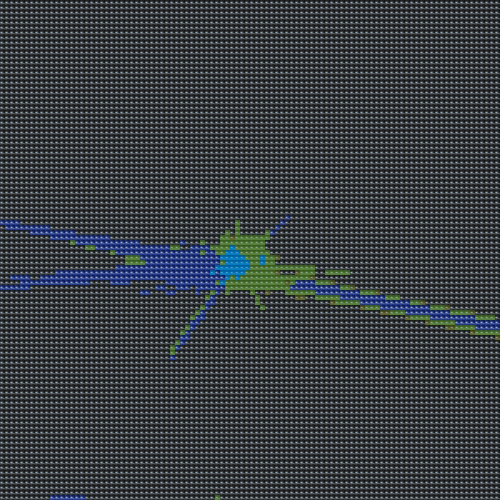
#> input picture output/mosaic.jpg, 1000 x 1000 px, given in place of target.jpg, which was not available (shown at 1/2 size)
$ python mosaic_maker.py
#> lines starting #> are read from the running program, lines starting #| are printed output that depends on the picture; pictures that were not available may be replaced by others from this repository, and a replacement may not be noted
from PIL import Image
import os
import math

# Configuration - these are the settings for our mosaic
TARGET_WIDTH = 1080
TARGET_HEIGHT = 1920
TILES_WIDE = 50

# File paths - where to find our images
TILES_FOLDER = "tiles"
TARGET_IMAGE = "images/target.jpg"
OUTPUT_IMAGE = "output/mosaic.jpg"

def color_distance(color1, color2):
    """Calculate how different two colors are"""
    r_diff = color1[0] - color2[0]
    g_diff = color1[1] - color2[1]
    b_diff = color1[2] - color2[2]

    distance = math.sqrt(r_diff**2 + g_diff**2 + b_diff**2)
    return distance

def get_average_color(image):
    """Calculate the average color of an image"""
    pixels = list(image.getdata())

    total_r = sum(pixel[0] for pixel in pixels)
    total_g = sum(pixel[1] for pixel in pixels)
    total_b = sum(pixel[2] for pixel in pixels)

    num_pixels = len(pixels)

    avg_r = total_r / num_pixels
    avg_g = total_g / num_pixels
    avg_b = total_b / num_pixels

    return (avg_r, avg_g, avg_b)

def load_tiles(tiles_folder, tile_size):
    """Load all disco ball images and resize them"""
    print(f"Loading tiles from {tiles_folder}...")

    # Handle both single size (square) and tuple (width, height)
    if isinstance(tile_size, tuple):
        tile_width, tile_height = tile_size
    else:
        tile_width = tile_height = tile_size

    tiles = []
    tile_files = sorted(os.listdir(tiles_folder))

    for filename in tile_files:
        if filename.endswith('.png') or filename.endswith('.jpg'):
            try:
                filepath = os.path.join(tiles_folder, filename)
                tile_image = Image.open(filepath)
                tile_image = tile_image.resize((tile_width, tile_height), Image.Resampling.LANCZOS)

                avg_color = get_average_color(tile_image)

                tiles.append({
                    'image': tile_image,
                    'avg_color': avg_color,
                    'filename': filename
                })

                print(f"  Loaded {filename} - avg color: ({int(avg_color[0])}, {int(avg_color[1])}, {int(avg_color[2])})")
            except Exception as e:
                print(f"  Skipping {filename} - couldn't load: {e}")

    print(f"Loaded {len(tiles)} tiles total")
    return tiles

def find_best_tile(target_color, tiles):
    """Find which disco ball tile best matches a target color"""
    best_tile = tiles[0]
    best_distance = color_distance(target_color, best_tile['avg_color'])

    for tile in tiles:
        distance = color_distance(target_color, tile['avg_color'])
        if distance < best_distance:
            best_distance = distance
            best_tile = tile

    return best_tile

def create_mosaic(target_path, tiles_folder, output_path, tiles_wide):
    """The main function that creates the mosaic"""
#> called with target_path = 'images/target.jpg', tiles_folder = 'tiles', output_path = 'output/mosaic.jpg', tiles_wide = 50
    print("Starting mosaic creation...")

    # Load and resize target image
    print(f"Loading target image: {target_path}")
    target = Image.open(target_path)
#> target is the input picture: PIL image 1000x1000 RGB; mean R, G, B 58.1, 63.4, 68
    target = target.resize((TARGET_WIDTH, TARGET_HEIGHT))
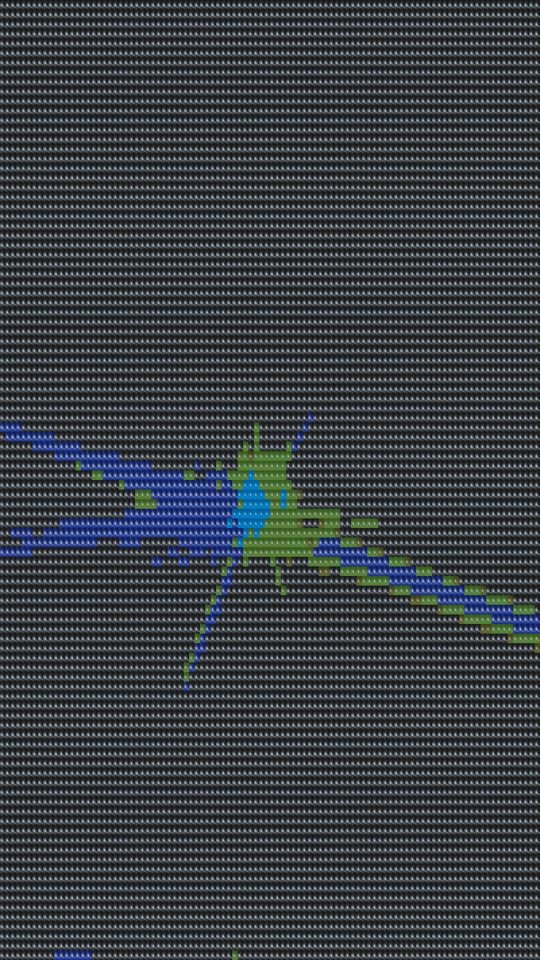
#> target: PIL image 1080x1920 RGB (shown at 1/2 size); mean R, G, B 58.1, 63.4, 68
    print(f"Target resized to {TARGET_WIDTH}x{TARGET_HEIGHT}")

    # Calculate tile size
    tile_size = TARGET_WIDTH // tiles_wide
    tiles_high = TARGET_HEIGHT // tile_size
    print(f"Each tile will be {tile_size}x{tile_size} pixels")
    print(f"Grid will be {tiles_wide} wide x {tiles_high} high = {tiles_wide * tiles_high} total tiles")

    # Load all disco ball tiles
    tiles = load_tiles(tiles_folder, tile_size)
#> in load_tiles, `tile_image = tile_image.resize((tile_width, tile_height), Image.Resamp..`:
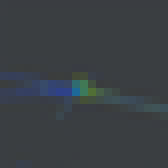
#> tile_image: PIL image 21x21 RGB (shown 8 times larger); mean R, G, B 58.1, 63.4, 67.8
#> in get_average_color, `pixels = list(image.getdata())`: pixels = 441 items, first 6: (58, 62, 66), (58, 61, 65), (58, 61, 65), (58, 61, 65), (58, 61, 65), (58, 61, 65)
#> in get_average_color, `total_r = sum(pixel[0] for pixel in pixels)`: total_r = 25617
#> in get_average_color, `total_g = sum(pixel[1] for pixel in pixels)`: total_g = 27981
#> in get_average_color, `total_b = sum(pixel[2] for pixel in pixels)`: total_b = 29907
#> in get_average_color, `num_pixels = len(pixels)`: num_pixels = 441
#> in get_average_color, `avg_r = total_r / num_pixels`: avg_r = 58.09
#> in get_average_color, `avg_g = total_g / num_pixels`: avg_g = 63.45
#> in get_average_color, `avg_b = total_b / num_pixels`: avg_b = 67.82
#> in load_tiles, `avg_color = get_average_color(tile_image)`: avg_color = (58.09, 63.45, 67.82)
#|   Loaded mosaic.jpg - avg color: (58, 63, 67)
#| Loaded 1 tiles total
#> tiles = 1 item

    # Create blank canvas for mosaic
    mosaic = Image.new('RGB', (tiles_wide * tile_size, tiles_high * tile_size))
#> mosaic: PIL image 1050x1911 RGB; every value is 0
    print(f"Created blank mosaic canvas: {mosaic.size}")
#| Created blank mosaic canvas: (1050, 1911)

    # Build the mosaic tile by tile
    print("Building mosaic...")
    for row in range(tiles_high):
        if row % 10 == 0:
            print(f"  Processing row {row}/{tiles_high}...")

        for col in range(tiles_wide):
            # Get the position
            x = col * tile_size
            y = row * tile_size

            # Get this section from target image
            region = target.crop((x, y, x + tile_size, y + tile_size))

            # Calculate average color of this section
            target_color = get_average_color(region)

            # Find best matching disco ball
            best_tile = find_best_tile(target_color, tiles)

            # Paste it into the mosaic
            mosaic.paste(best_tile['image'], (x, y))
#> this loop made 91 passes
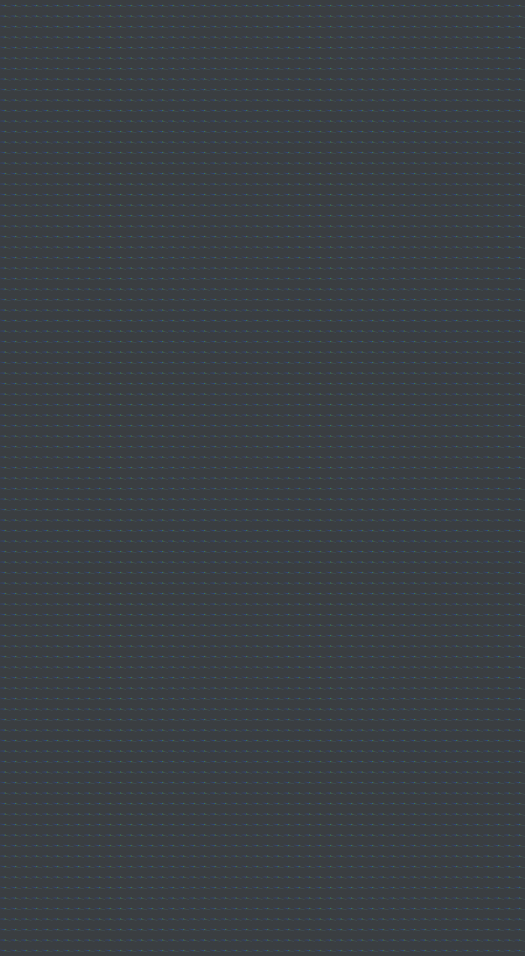
#> mosaic: PIL image 1050x1911 RGB (shown at 1/2 size); mean R, G, B 58.1, 63.4, 67.8
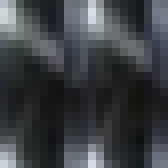
#> region: PIL image 21x21 RGB (shown 8 times larger); mean R, G, B 60.1, 63.9, 67.6

    # Save the final mosaic
    print(f"Saving mosaic to {output_path}...")
    mosaic.save(output_path, quality=95)
    print("✓ Done!")

    return mosaic

if __name__ == "__main__":
    print("="*50)
    print("DISCO BALL MOSAIC CREATOR")
    print("="*50)

    create_mosaic(
        target_path=TARGET_IMAGE,
        tiles_folder=TILES_FOLDER,
        output_path=OUTPUT_IMAGE,
        tiles_wide=TILES_WIDE
    )

    print("="*50)
    print("Your mosaic is ready!")
    print(f"Check the {OUTPUT_IMAGE} file")
    print("="*50)
